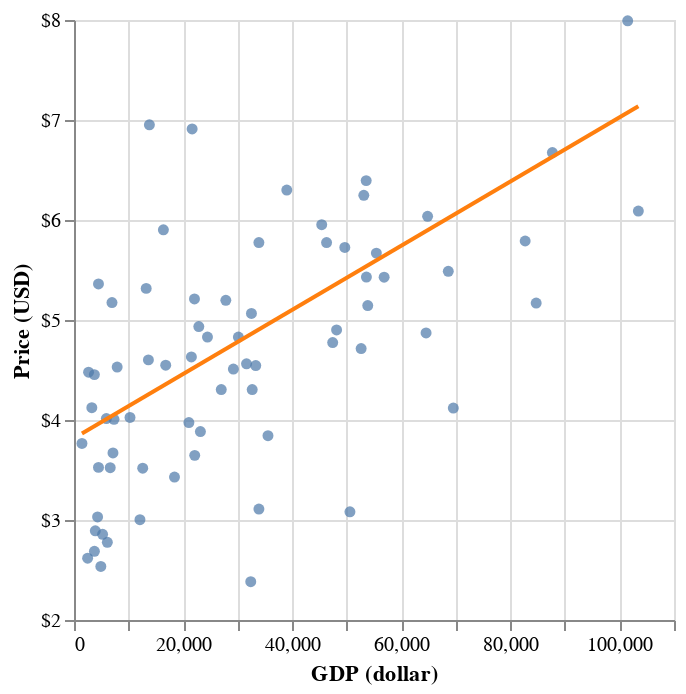

The code cell stored with this chart in its notebook:
### Code cell
data2025_preds_plot = all_points + alt.Chart(GDP_dollar_prediction_grid).mark_line(
    color="#ff7f0e"
).encode(
    x="GDP_dollar",
    y="predicted"
)
data2025_preds_plot

### Figure 1 — Vega-Lite specification as saved in the notebook (floating-point values rounded to 4 significant figures)
{"config": {"view": {"continuousWidth": 300, "continuousHeight": 300}}, "layer": [{"data": {"name": "data-41a26045f49321d8dbc354325693b6b9"}, "mark": {"type": "circle"}, "encoding": {"x": {"field": "GDP_dollar", "scale": {"zero": false}, "title": "GDP (dollar)", "type": "quantitative"}, "y": {"axis": {"format": "$,.0f"}, "field": "dollar_price", "scale": {"zero": false}, "title": "Price (USD)", "type": "quantitative"}}}, {"data": {"name": "data-f024eabed5055abac003a98d60f862b1"}, "mark": {"type": "line", "color": "#ff7f0e"}, "encoding": {"x": {"field": "GDP_dollar", "type": "quantitative"}, "y": {"field": "predicted", "type": "quantitative"}}}], "$schema": "https://vega.github.io/schema/vega-lite/v5.20.1.json", "datasets": {"data-41a26045f49321d8dbc354325693b6b9": [{"name": "United Arab Emirates", "iso_a3": "ARE", "currency_code": "AED", "local_price": 18.0, "dollar_ex": 3.673, "GDP_dollar": 48140.0, "GDP_local": 176800.0, "date": "2025-01-01", "dollar_price": 4.901}, {"name": "Argentina", "iso_a3": "ARG", "currency_code": "ARS", "local_price": 7300.0, "dollar_ex": 1050.0, "GDP_dollar": 13820.0, "GDP_local": 4099000.0, "date": "2025-01-01", "dollar_price": 6.952}, {"name": "Australia", "iso_a3": "AUS", "currency_code": "AUD", "local_price": 7.75, "dollar_ex": 1.591, "GDP_dollar": 64550.0, "GDP_local": 97090.0, "date": "2025-01-01", "dollar_price": 4.87}, {"name": "Austria", "iso_a3": "AUT", "currency_code": "EUR", "local_price": 5.17, "dollar_ex": 0.9525, "GDP_dollar": 56860.0, "GDP_local": 52570.0, "date": "2025-01-01", "dollar_price": 5.428}, {"name": "Azerbaijan", "iso_a3": "AZE", "currency_code": "AZN", "local_price": 6.24, "dollar_ex": 1.7, "GDP_dollar": 7145.0, "GDP_local": 12150.0, "date": "2025-01-01", "dollar_price": 3.671}, {"name": "Belgium", "iso_a3": "BEL", "currency_code": "EUR", "local_price": 4.9, "dollar_ex": 0.9525, "GDP_dollar": 53850.0, "GDP_local": 49790.0, "date": "2025-01-01", "dollar_price": 5.145}, {"name": "Bahrain", "iso_a3": "BHR", "currency_code": "BHD", "local_price": 1.7, "dollar_ex": 0.377, "GDP_dollar": 29220.0, "GDP_local": 10990.0, "date": "2025-01-01", "dollar_price": 4.509}, {"name": "Brazil", "iso_a3": "BRA", "currency_code": "BRL", "local_price": 23.9, "dollar_ex": 5.937, "GDP_dollar": 10270.0, "GDP_local": 51280.0, "date": "2025-01-01", "dollar_price": 4.026}, {"name": "Canada", "iso_a3": "CAN", "currency_code": "CAD", "local_price": 7.81, "dollar_ex": 1.438, "GDP_dollar": 53610.0, "GDP_local": 72370.0, "date": "2025-01-01", "dollar_price": 5.429}, {"name": "Switzerland", "iso_a3": "CHE", "currency_code": "CHF", "local_price": 7.2, "dollar_ex": 0.9009, "GDP_dollar": 101500.0, "GDP_local": 91210.0, "date": "2025-01-01", "dollar_price": 7.992}, {"name": "Chile", "iso_a3": "CHL", "currency_code": "CLP", "local_price": 4490.0, "dollar_ex": 987.2, "GDP_dollar": 16810.0, "GDP_local": 14120000.0, "date": "2025-01-01", "dollar_price": 4.548}, {"name": "China", "iso_a3": "CHN", "currency_code": "CNY", "local_price": 25.5, "dollar_ex": 7.248, "GDP_dollar": 12600.0, "GDP_local": 89240.0, "date": "2025-01-01", "dollar_price": 3.518}, {"name": "Colombia", "iso_a3": "COL", "currency_code": "COP", "local_price": 21900.0, "dollar_ex": 4232.0, "GDP_dollar": 6963.0, "GDP_local": 30110000.0, "date": "2025-01-01", "dollar_price": 5.175}, {"name": "Costa Rica", "iso_a3": "CRI", "currency_code": "CRC", "local_price": 2990.0, "dollar_ex": 506.6, "GDP_dollar": 16390.0, "GDP_local": 8916000.0, "date": "2025-01-01", "dollar_price": 5.902}, {"name": "Czech Republic", "iso_a3": "CZE", "currency_code": "CZK", "local_price": 109.0, "dollar_ex": 23.89, "GDP_dollar": 31630.0, "GDP_local": 702100.0, "date": "2025-01-01", "dollar_price": 4.562}, {"name": "Germany", "iso_a3": "DEU", "currency_code": "EUR", "local_price": 6.09, "dollar_ex": 0.9525, "GDP_dollar": 53570.0, "GDP_local": 49520.0, "date": "2025-01-01", "dollar_price": 6.394}, {"name": "Denmark", "iso_a3": "DNK", "currency_code": "DKK", "local_price": 39.0, "dollar_ex": 7.108, "GDP_dollar": 68620.0, "GDP_local": 472800.0, "date": "2025-01-01", "dollar_price": 5.487}, {"name": "Egypt", "iso_a3": "EGY", "currency_code": "EGP", "local_price": 135.0, "dollar_ex": 50.25, "GDP_dollar": 3744.0, "GDP_local": 96540.0, "date": "2025-01-01", "dollar_price": 2.687}, {"name": "Spain", "iso_a3": "ESP", "currency_code": "EUR", "local_price": 5.5, "dollar_ex": 0.9525, "GDP_dollar": 33900.0, "GDP_local": 31340.0, "date": "2025-01-01", "dollar_price": 5.774}, {"name": "Estonia", "iso_a3": "EST", "currency_code": "EUR", "local_price": 4.6, "dollar_ex": 0.9525, "GDP_dollar": 30140.0, "GDP_local": 27860.0, "date": "2025-01-01", "dollar_price": 4.83}, {"name": "Euro area", "iso_a3": "EUZ", "currency_code": "EUR", "local_price": 5.67, "dollar_ex": 0.9525, "GDP_dollar": 45410.0, "GDP_local": 41990.0, "date": "2025-01-01", "dollar_price": 5.953}, {"name": "Finland", "iso_a3": "FIN", "currency_code": "EUR", "local_price": 5.95, "dollar_ex": 0.9525, "GDP_dollar": 53130.0, "GDP_local": 49120.0, "date": "2025-01-01", "dollar_price": 6.247}, {"name": "France", "iso_a3": "FRA", "currency_code": "EUR", "local_price": 5.5, "dollar_ex": 0.9525, "GDP_dollar": 46310.0, "GDP_local": 42810.0, "date": "2025-01-01", "dollar_price": 5.774}, {"name": "Britain", "iso_a3": "GBR", "currency_code": "GBP", "local_price": 4.59, "dollar_ex": 0.8016, "GDP_dollar": 49650.0, "GDP_local": 39930.0, "date": "2025-01-01", "dollar_price": 5.726}, {"name": "Greece", "iso_a3": "GRC", "currency_code": "EUR", "local_price": 4.7, "dollar_ex": 0.9525, "GDP_dollar": 22880.0, "GDP_local": 21150.0, "date": "2025-01-01", "dollar_price": 4.935}, {"name": "Guatemala", "iso_a3": "GTM", "currency_code": "GTQ", "local_price": 31.0, "dollar_ex": 7.721, "GDP_dollar": 5933.0, "GDP_local": 46470.0, "date": "2025-01-01", "dollar_price": 4.015}, {"name": "Hong Kong", "iso_a3": "HKG", "currency_code": "HKD", "local_price": 24.0, "dollar_ex": 7.788, "GDP_dollar": 50590.0, "GDP_local": 396100.0, "date": "2025-01-01", "dollar_price": 3.082}, {"name": "Honduras", "iso_a3": "HND", "currency_code": "HNL", "local_price": 105.0, "dollar_ex": 25.46, "GDP_dollar": 3268.0, "GDP_local": 80790.0, "date": "2025-01-01", "dollar_price": 4.123}, {"name": "Croatia", "iso_a3": "HRV", "currency_code": "EUR", "local_price": 4.41, "dollar_ex": 0.9525, "GDP_dollar": 21520.0, "GDP_local": 19900.0, "date": "2025-01-01", "dollar_price": 4.63}, {"name": "Hungary", "iso_a3": "HUN", "currency_code": "HUF", "local_price": 1420.0, "dollar_ex": 389.4, "GDP_dollar": 22130.0, "GDP_local": 7812000.0, "date": "2025-01-01", "dollar_price": 3.646}, {"name": "Indonesia", "iso_a3": "IDN", "currency_code": "IDR", "local_price": 41000.0, "dollar_ex": 16170.0, "GDP_dollar": 4920.0, "GDP_local": 74960000.0, "date": "2025-01-01", "dollar_price": 2.535}, {"name": "India", "iso_a3": "IND", "currency_code": "INR", "local_price": 226.0, "dollar_ex": 86.34, "GDP_dollar": 2497.0, "GDP_local": 206700.0, "date": "2025-01-01", "dollar_price": 2.618}, {"name": "Ireland", "iso_a3": "IRL", "currency_code": "EUR", "local_price": 5.8, "dollar_ex": 0.9525, "GDP_dollar": 103500.0, "GDP_local": 95660.0, "date": "2025-01-01", "dollar_price": 6.089}, {"name": "Israel", "iso_a3": "ISR", "currency_code": "ILS", "local_price": 17.0, "dollar_ex": 3.606, "GDP_dollar": 52640.0, "GDP_local": 193100.0, "date": "2025-01-01", "dollar_price": 4.715}, {"name": "Italy", "iso_a3": "ITA", "currency_code": "EUR", "local_price": 6.0, "dollar_ex": 0.9525, "GDP_dollar": 39010.0, "GDP_local": 36070.0, "date": "2025-01-01", "dollar_price": 6.299}, {"name": "Jordan", "iso_a3": "JOR", "currency_code": "JOD", "local_price": 2.5, "dollar_ex": 0.709, "GDP_dollar": 4488.0, "GDP_local": 3182.0, "date": "2025-01-01", "dollar_price": 3.526}, {"name": "Japan", "iso_a3": "JPN", "currency_code": "JPY", "local_price": 480.0, "dollar_ex": 154.4, "GDP_dollar": 33900.0, "GDP_local": 4763000.0, "date": "2025-01-01", "dollar_price": 3.11}, {"name": "South Korea", "iso_a3": "KOR", "currency_code": "KRW", "local_price": 5500.0, "dollar_ex": 1431.0, "GDP_dollar": 35560.0, "GDP_local": 46430000.0, "date": "2025-01-01", "dollar_price": 3.843}, {"name": "Kuwait", "iso_a3": "KWT", "currency_code": "KWD", "local_price": 1.4, "dollar_ex": 0.3081, "GDP_dollar": 33320.0, "GDP_local": 10240.0, "date": "2025-01-01", "dollar_price": 4.544}, {"name": "Lebanon", "iso_a3": "LBN", "currency_code": "LBP", "local_price": 480000.0, "dollar_ex": 89550.0, "GDP_dollar": 4487.0, "GDP_local": 390500000.0, "date": "2025-01-01", "dollar_price": 5.36}, {"name": "Lithuania", "iso_a3": "LTU", "currency_code": "EUR", "local_price": 4.1, "dollar_ex": 0.9525, "GDP_dollar": 27000.0, "GDP_local": 24960.0, "date": "2025-01-01", "dollar_price": 4.305}, {"name": "Latvia", "iso_a3": "LVA", "currency_code": "EUR", "local_price": 3.7, "dollar_ex": 0.9525, "GDP_dollar": 23180.0, "GDP_local": 21430.0, "date": "2025-01-01", "dollar_price": 3.885}, {"name": "Moldova", "iso_a3": "MDA", "currency_code": "MDL", "local_price": 65.0, "dollar_ex": 18.45, "GDP_dollar": 6642.0, "GDP_local": 120400.0, "date": "2025-01-01", "dollar_price": 3.523}, {"name": "Mexico", "iso_a3": "MEX", "currency_code": "MXN", "local_price": 95.0, "dollar_ex": 20.65, "GDP_dollar": 13640.0, "GDP_local": 242200.0, "date": "2025-01-01", "dollar_price": 4.601}, {"name": "Malaysia", "iso_a3": "MYS", "currency_code": "MYR", "local_price": 13.15, "dollar_ex": 4.378, "GDP_dollar": 12090.0, "GDP_local": 55140.0, "date": "2025-01-01", "dollar_price": 3.003}, {"name": "Nicaragua", "iso_a3": "NIC", "currency_code": "NIO", "local_price": 164.0, "dollar_ex": 36.62, "GDP_dollar": 2673.0, "GDP_local": 97320.0, "date": "2025-01-01", "dollar_price": 4.478}, {"name": "Netherlands", "iso_a3": "NLD", "currency_code": "EUR", "local_price": 5.75, "dollar_ex": 0.9525, "GDP_dollar": 64830.0, "GDP_local": 59940.0, "date": "2025-01-01", "dollar_price": 6.037}, {"name": "Norway", "iso_a3": "NOR", "currency_code": "NOK", "local_price": 75.0, "dollar_ex": 11.24, "GDP_dollar": 87700.0, "GDP_local": 926400.0, "date": "2025-01-01", "dollar_price": 6.674}, {"name": "New Zealand", "iso_a3": "NZL", "currency_code": "NZD", "local_price": 8.4, "dollar_ex": 1.759, "GDP_dollar": 47420.0, "GDP_local": 77180.0, "date": "2025-01-01", "dollar_price": 4.774}, {"name": "Oman", "iso_a3": "OMN", "currency_code": "OMR", "local_price": 1.53, "dollar_ex": 0.385, "GDP_dollar": 21060.0, "GDP_local": 8099.0, "date": "2025-01-01", "dollar_price": 3.974}, {"name": "Pakistan", "iso_a3": "PAK", "currency_code": "PKR", "local_price": 1050.0, "dollar_ex": 278.9, "GDP_dollar": 1458.0, "GDP_local": 362400.0, "date": "2025-01-01", "dollar_price": 3.765}, {"name": "Peru", "iso_a3": "PER", "currency_code": "PEN", "local_price": 16.9, "dollar_ex": 3.731, "GDP_dollar": 7913.0, "GDP_local": 29620.0, "date": "2025-01-01", "dollar_price": 4.529}, {"name": "Philippines", "iso_a3": "PHL", "currency_code": "PHP", "local_price": 169.0, "dollar_ex": 58.44, "GDP_dollar": 3906.0, "GDP_local": 217300.0, "date": "2025-01-01", "dollar_price": 2.892}, {"name": "Poland", "iso_a3": "POL", "currency_code": "PLN", "local_price": 20.9, "dollar_ex": 4.011, "GDP_dollar": 22090.0, "GDP_local": 92780.0, "date": "2025-01-01", "dollar_price": 5.21}, {"name": "Portugal", "iso_a3": "PRT", "currency_code": "EUR", "local_price": 4.95, "dollar_ex": 0.9525, "GDP_dollar": 27830.0, "GDP_local": 25740.0, "date": "2025-01-01", "dollar_price": 5.197}, {"name": "Qatar", "iso_a3": "QAT", "currency_code": "QAR", "local_price": 15.0, "dollar_ex": 3.641, "GDP_dollar": 69540.0, "GDP_local": 253100.0, "date": "2025-01-01", "dollar_price": 4.12}, {"name": "Romania", "iso_a3": "ROU", "currency_code": "RON", "local_price": 16.25, "dollar_ex": 4.738, "GDP_dollar": 18420.0, "GDP_local": 84260.0, "date": "2025-01-01", "dollar_price": 3.429}, {"name": "Saudi Arabia", "iso_a3": "SAU", "currency_code": "SAR", "local_price": 19.0, "dollar_ex": 3.751, "GDP_dollar": 32530.0, "GDP_local": 122000.0, "date": "2025-01-01", "dollar_price": 5.066}, {"name": "Singapore", "iso_a3": "SGP", "currency_code": "SGD", "local_price": 6.95, "dollar_ex": 1.344, "GDP_dollar": 84730.0, "GDP_local": 113800.0, "date": "2025-01-01", "dollar_price": 5.17}, {"name": "Slovakia", "iso_a3": "SVK", "currency_code": "EUR", "local_price": 4.6, "dollar_ex": 0.9525, "GDP_dollar": 24470.0, "GDP_local": 22620.0, "date": "2025-01-01", "dollar_price": 4.83}, {"name": "Slovenia", "iso_a3": "SVN", "currency_code": "EUR", "local_price": 4.1, "dollar_ex": 0.9525, "GDP_dollar": 32670.0, "GDP_local": 30210.0, "date": "2025-01-01", "dollar_price": 4.305}, {"name": "Sweden", "iso_a3": "SWE", "currency_code": "SEK", "local_price": 62.0, "dollar_ex": 10.94, "GDP_dollar": 55430.0, "GDP_local": 588200.0, "date": "2025-01-01", "dollar_price": 5.669}, {"name": "Thailand", "iso_a3": "THA", "currency_code": "THB", "local_price": 135.0, "dollar_ex": 33.69, "GDP_dollar": 7336.0, "GDP_local": 255400.0, "date": "2025-01-01", "dollar_price": 4.007}, {"name": "Turkey", "iso_a3": "TUR", "currency_code": "TRY", "local_price": 190.0, "dollar_ex": 35.74, "GDP_dollar": 13240.0, "GDP_local": 310900.0, "date": "2025-01-01", "dollar_price": 5.316}, {"name": "Taiwan", "iso_a3": "TWN", "currency_code": "TWD", "local_price": 78.0, "dollar_ex": 32.73, "GDP_dollar": 32400.0, "GDP_local": 1010000.0, "date": "2025-01-01", "dollar_price": 2.383}, {"name": "Ukraine", "iso_a3": "UKR", "currency_code": "UAH", "local_price": 120.0, "dollar_ex": 42.0, "GDP_dollar": 5241.0, "GDP_local": 192100.0, "date": "2025-01-01", "dollar_price": 2.857}, {"name": "Uruguay", "iso_a3": "URY", "currency_code": "UYU", "local_price": 299.0, "dollar_ex": 43.27, "GDP_dollar": 21660.0, "GDP_local": 840800.0, "date": "2025-01-01", "dollar_price": 6.91}, {"name": "United States", "iso_a3": "USA", "currency_code": "USD", "local_price": 5.79, "dollar_ex": 1.0, "GDP_dollar": 82720.0, "GDP_local": 82720.0, "date": "2025-01-01", "dollar_price": 5.79}, {"name": "Venezuela", "iso_a3": "VEN", "currency_code": "VES", "local_price": 252.0, "dollar_ex": 56.58, "GDP_dollar": 3738.0, "GDP_local": 109500.0, "date": "2025-01-01", "dollar_price": 4.454}, {"name": "Vietnam", "iso_a3": "VNM", "currency_code": "VND", "local_price": 76000.0, "dollar_ex": 25080.0, "GDP_dollar": 4324.0, "GDP_local": 101900000.0, "date": "2025-01-01", "dollar_price": 3.031}, {"name": "South Africa", "iso_a3": "ZAF", "currency_code": "ZAR", "local_price": 51.9, "dollar_ex": 18.69, "GDP_dollar": 6112.0, "GDP_local": 112800.0, "date": "2025-01-01", "dollar_price": 2.777}], "data-f024eabed5055abac003a98d60f862b1": [{"GDP_dollar": 1458.0, "predicted": 3.864}, {"GDP_dollar": 103500.0, "predicted": 7.138}]}}
